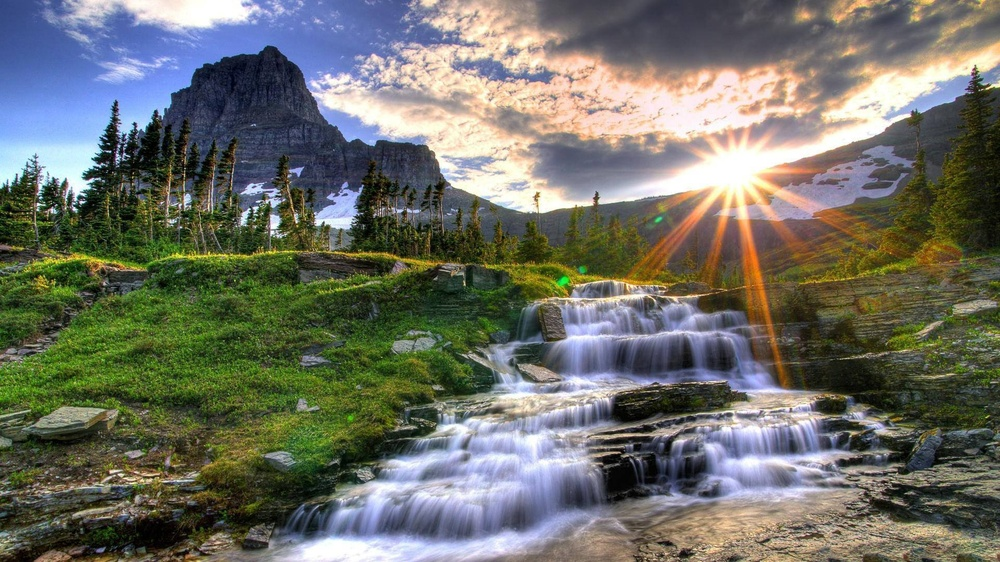
#> input picture img1.jpg, 1000 x 562 px, shrunk from 1920 x 1080 before the run
$ python trail.py
#> lines starting #> are read from the running program, lines starting #| are printed output that depends on the picture
from PIL import Image
import numpy as np

img = Image.open("img1.jpg")  # Load image
#> img is the input picture: PIL image 1000x562 RGB; mean R, G, B 110.3, 111.9, 102.7
img_array = np.array(img)           # Convert to numpy array

#print(img_array)  # list of nested 2D lists

def encrypt_image(img_array, key):
    # Convert to int16 to avoid overflow, then back to uint8
    encrypted_array = (img_array.astype(np.int16) + key) % 256
    return encrypted_array.astype(np.uint8)


def decrypt_image(img_array, key):
    # Convert to int16 to avoid overflow, then back to uint8
    encrypted_array = (img_array.astype(np.int16) - key) % 256
    return encrypted_array.astype(np.uint8)

# [12 lines of commented-out code are left out]


def swap_pixels_encrypt(img_array):
    flat = img_array.reshape(-1, 3)  # Flatten image to a 2D array (pixels x RGB)


    for i in range(len(flat)-1,0, -2):
        flat[i], flat[len(flat)-1-i] = flat[len(flat)-1-i].copy(), flat[i].copy()  # Swap adjacent pixels
#> this loop made 281000 passes
#> i on passes 1 to 3: 561999, 561997, 561995
    return flat.reshape(img_array.shape)
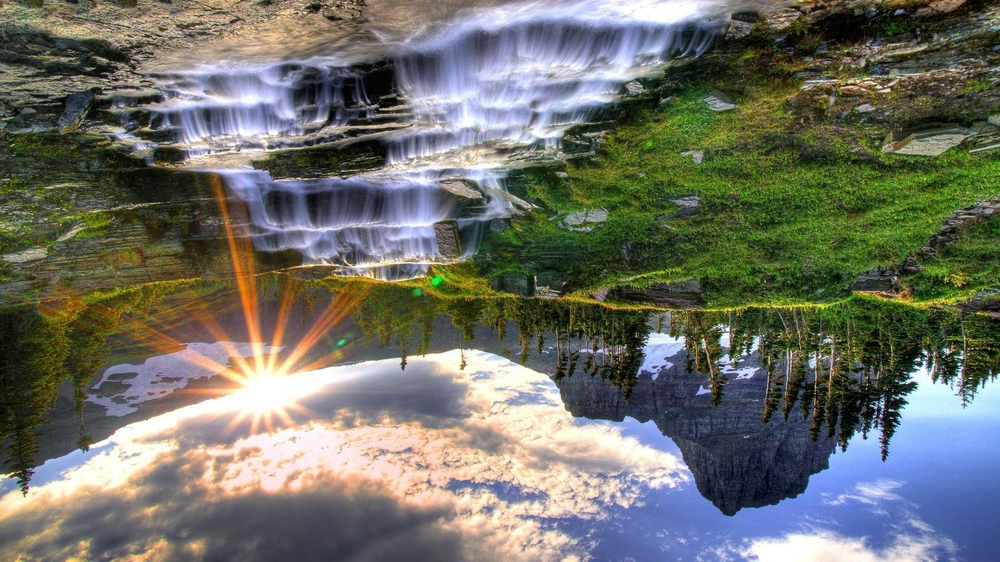
#> returned value: shape (562, 1000, 3); mean of channels 0, 1, 2 110.3, 111.9, 102.7; drawn as R, G, B

def swap_pixels_decrypt(img_array):
    # Decryption is identical to encryption for symmetric swapping
    return swap_pixels_encrypt(img_array)
#> the loop in swap_pixels_encrypt (call 2), `for i in range(len(flat)-1,0, -2):` made 281000 passes

# Encrypt
encrypted_array = swap_pixels_encrypt(img_array)
encrypted_img = Image.fromarray(encrypted_array)
encrypted_img.save("encrypted_swap.jpg")

# Decrypt
decrypted_array = swap_pixels_decrypt(encrypted_array)
decrypted_img = Image.fromarray(decrypted_array)
decrypted_img.save("decrypted_swap.jpg")
